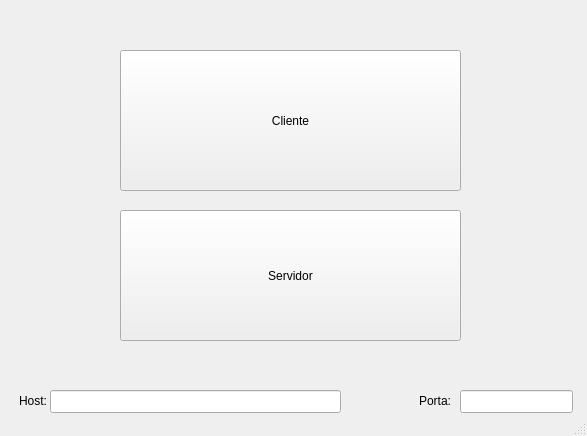
<?xml version="1.0" encoding="UTF-8"?>
<ui version="4.0">
 <class>MainWindow</class>
 <widget class="QMainWindow" name="MainWindow">
  <property name="geometry">
   <rect>
    <x>0</x>
    <y>0</y>
    <width>587</width>
    <height>436</height>
   </rect>
  </property>
  <property name="windowTitle">
   <string>MainWindow</string>
  </property>
  <widget class="QWidget" name="centralwidget">
   <widget class="QPushButton" name="client_button">
    <property name="geometry">
     <rect>
      <x>120</x>
      <y>50</y>
      <width>341</width>
      <height>141</height>
     </rect>
    </property>
    <property name="styleSheet">
     <string notr="true">font: 12pt &quot;Sans Serif&quot;;</string>
    </property>
    <property name="text">
     <string>Cliente</string>
    </property>
   </widget>
   <widget class="QPushButton" name="server_button">
    <property name="geometry">
     <rect>
      <x>120</x>
      <y>210</y>
      <width>341</width>
      <height>131</height>
     </rect>
    </property>
    <property name="styleSheet">
     <string notr="true">font: 12pt &quot;Sans Serif&quot;;</string>
    </property>
    <property name="text">
     <string>Servidor</string>
    </property>
   </widget>
   <widget class="QLabel" name="host_label">
    <property name="geometry">
     <rect>
      <x>6</x>
      <y>390</y>
      <width>41</width>
      <height>21</height>
     </rect>
    </property>
    <property name="text">
     <string>Host:</string>
    </property>
    <property name="alignment">
     <set>Qt::AlignRight|Qt::AlignTrailing|Qt::AlignVCenter</set>
    </property>
   </widget>
   <widget class="QLabel" name="port_label">
    <property name="geometry">
     <rect>
      <x>350</x>
      <y>390</y>
      <width>101</width>
      <height>21</height>
     </rect>
    </property>
    <property name="text">
     <string>Porta:</string>
    </property>
    <property name="alignment">
     <set>Qt::AlignRight|Qt::AlignTrailing|Qt::AlignVCenter</set>
    </property>
   </widget>
   <widget class="QLineEdit" name="host_text">
    <property name="geometry">
     <rect>
      <x>50</x>
      <y>390</y>
      <width>291</width>
      <height>23</height>
     </rect>
    </property>
   </widget>
   <widget class="QLineEdit" name="port_text">
    <property name="geometry">
     <rect>
      <x>460</x>
      <y>390</y>
      <width>113</width>
      <height>23</height>
     </rect>
    </property>
   </widget>
  </widget>
  <widget class="QStatusBar" name="statusbar"/>
 </widget>
 <resources/>
 <connections/>
</ui>
